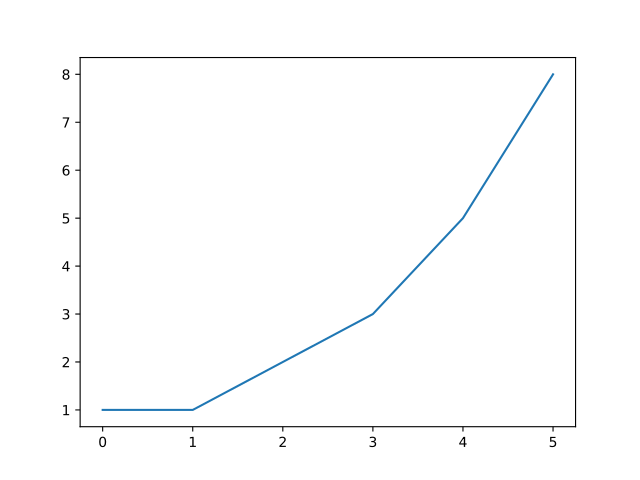

Here is the Python script that generated this plot:
import matplotlib.pyplot as plt
fig, ax = plt.subplots()
ax.plot([1, 1, 2, 3, 5, 8])
